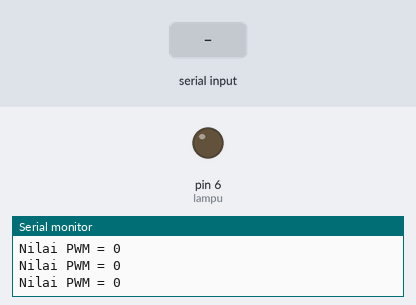
Recording of a sketch running on a simulated Arduino Uno, built with avr-gcc and run on an emulated ATmega328P. Parts: output pins drawn as LEDs (lit = HIGH), the last lines printed to the serial monitor. The inputs (shaded band) are chosen by the test bench.

Above: at 1.2 s.
1.3 s: "90,45\n" received over Serial
At 1.9 s:
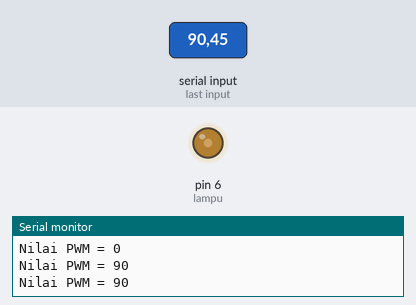
3.5 s: "30,150\n" received over Serial
At 4.5 s:
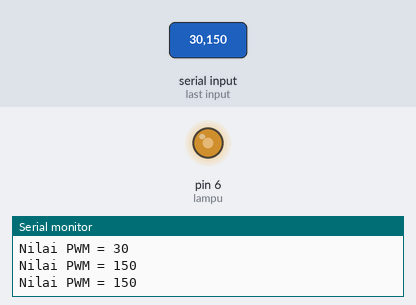
5.5 s: "200\n" received over Serial
At 6.7 s:
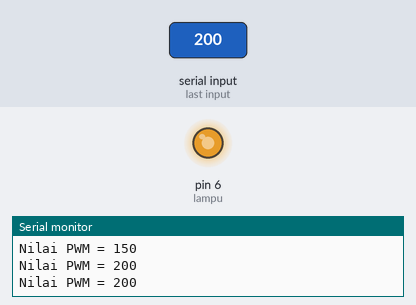
7.0 s: "90\n" received over Serial
At 8.0 s:
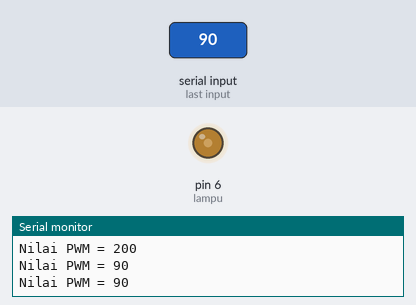
Timing chart, 0 to 9.5 s (numbered marks = the images above; inputs shaded):
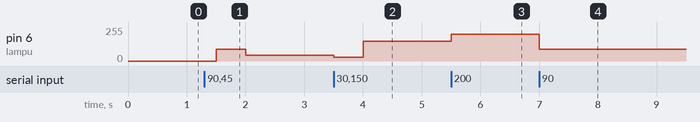

The sketch:

pwm_with_serial.ino
```cpp
#define lampu 6
// 10 kaB
// 11 kaF
// 9 kaF
// 6 kaB
String inputString;
int nilai_pwm = 0;
int lang;
void setup() {
  Serial.begin(9600);
}

void loop() {
  if(Serial.available()){
    nilai_pwm = Serial.parseInt();
  }
  Serial.print("Nilai PWM = ");
  Serial.println(nilai_pwm);
  if(nilai_pwm >0 && nilai_pwm <= 255){
  analogWrite(lampu,nilai_pwm);
  Serial.print("Nilai PWM = ");
  Serial.println(nilai_pwm);
  }
  else {
    nilai_pwm = 0;//
  }
  delay(500);
}
```

Measured:
- after the input at 1.3 s, pin 6 (lampu): 0/255 → 90/255 after 0.20 s, → 45/255 0.50 s later
- after the input at 3.5 s, pin 6 (lampu): 45/255 → 30/255 at once, → 150/255 0.50 s later
- after the input at 5.5 s, pin 6 (lampu): 150/255 → 200/255 at once
- after the input at 7.0 s, pin 6 (lampu): 200/255 → 90/255 at once
